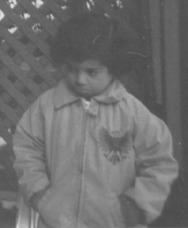
%> input picture Hw2/pout.tif, 188 x 228 px, shrunk from 240 x 291 before the run
$ octave main.m   (GNU Octave 9; MATLAB toolbox functions it lacks are replaced by stand-ins)
%> lines starting %> are read from the running program, lines starting %| are printed output that depends on the picture; pictures that were not available may be replaced by others from this repository, and a replacement may not be noted
### Hw2/hw2_piecewise_linear.m
img = imread('pout.tif');
%> img is the input picture: size 228x188 uint8; min 74, max 224, mean 110.3

result = piecewiseLinearTransform(img,{0,70,180,255},{0,10,240,255});
imwrite(result,'pout_contrast_stretch.tif');

### Hw2/piecewiseLinearTransform.m
function outImg = piecewiseLinearTransform(img,inIs,outIs)
%UNTITLED2 Summary of this function goes here
%   Detailed explanation goes here
outImg = zeros(size(img),'uint8');
rows = size(img,1);
%> rows = 228
cols = size(img,2);
%> cols = 188

for r = 1:rows
    for c = 1:cols
        value = cast(img(r,c),'double');
        if value <= inIs{2}
            value = (value - inIs{1})*(outIs{2} - outIs{1})/(inIs{2}-inIs{1}) + outIs{1};
        elseif value > inIs{2} && value <= inIs{3}
            value = (value - inIs{2}) * (outIs{3} - outIs{2})/(inIs{3}-inIs{2}) + outIs{2};
        elseif value > inIs{3}
            value = (value - inIs{3}) * (outIs{4} - outIs{3})/(inIs{4}-inIs{3}) + outIs{3};
        end
        outImg(r,c) = round(value);
    end
end

end

### Hw2/hw2_histogram_equalize.m
img = imread('tire.tif');
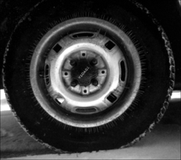
%> input picture Hw2/tire.png, 181 x 160 px, shrunk from 232 x 205 before the run, given in place of tire.tif, which was not available
%> img is the input picture: size 160x181 uint8; min 0, max 255, mean 53.7

result = histogramEqualization(img);

imwrite(result,'tire_histeq.png');

### Hw2/histogramEqualization.m
function outImg = histogramEqualization(img)
%UNTITLED6 Summary of this function goes here
%   Detailed explanation goes here

outImg = zeros(size(img),'uint8');

rows = size(img,1);
%> rows = 160
cols = size(img,2);
%> cols = 181

counts = zeros(1,256,'uint32');

for r = 1:rows
    for c = 1:cols
        counts(img(r,c) + 1) = counts(img(r,c) + 1) + 1;
    end
end
%> after the loop, counts = 256 values, max 1223 at index 3, min 0 at index 256, mean 113.1

probs = zeros(1,256,'double');

for i = 1:256
    probs(i) = cast(counts(i),'double')/(rows * cols);
end
%> after the loop, probs = 256 values, max 0.0422 at index 3, min 0 at index 256, mean 0.00391

iMap = zeros(1,256,'double');

for i = 1:256
    for t = 1:i
        iMap(i) = iMap(i) + probs(t);
    end
end
%> after the loop, iMap = 256 values from 0.0143 to 1

iMap = round(iMap * 255);
%> iMap = 256 values from 4 to 255

for r = 1:rows
    for c = 1:cols
        outImg(r,c) = iMap(img(r,c) + 1);
    end
end
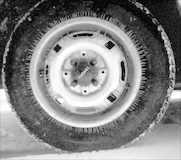
%> outImg: size 160x181 uint8; min 4, max 255, mean 129.4

end

### Hw2/hw2_sharpen.m
img = imread('moon.tif');
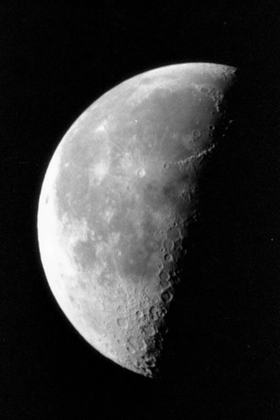
%> input picture Hw2/moon.png, 280 x 420 px, shrunk from 358 x 537 before the run, given in place of moon.tif, which was not available
%> img is the input picture: size 420x280 uint8; min 0, max 255, mean 52.9

sharp = sharpen(img);

imshow(sharp,[0 255]);

### Hw2/sharpen.m
function outImg = sharpen(img)
%UNTITLED8 Summary of this function goes here
%   Detailed explanation goes here

der2w = [0 -1 0; -1 4 -1; 0 -1 0];

lapImg = conv2(img,der2w,'same');

outImg = cast(img,'double') + lapImg;
%> outImg: size 420x280 double

end

### Hw2/hw2_gradient_magnitude.m
img = imread('circuit.tif');
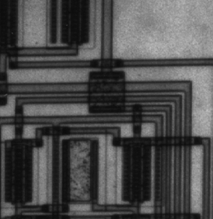
%> input picture Hw2/circuit.png, 213 x 219 px, shrunk from 272 x 280 before the run, given in place of circuit.tif, which was not available
%> img is the input picture: size 219x213 uint8; min 12, max 190, mean 76.3

result = gradientMagnitude(img);

imshow(result,[0 255]);

### Hw2/gradientMagnitude.m
function magImg = gradientMagnitude(img)
%UNTITLED10 Summary of this function goes here
%   Detailed explanation goes here

ddx = [-1 -2 -1; 0 0 0; 1 2 1];
ddy = [-1 0 1; -2 0 2; -1 0 1];

dfdx = conv2(img,ddx,'same');
dfdy = conv2(img,ddy,'same');
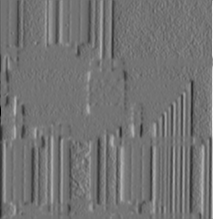
%> dfdy: size 219x213 double; min -533, max 639, mean -1.5; drawn with min black and max white

magImg = sqrt(dfdx.^2 + dfdy.^2);
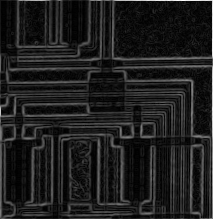
%> magImg: size 219x213 double; min 0, max 674, mean 80.5; drawn with min black and max white
%> `imshow(result,[0 255]);`:
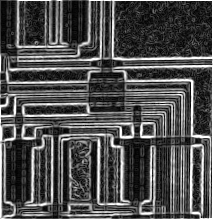
%> displayed picture: size 219x213, on the screen's scale of 0 to 255; min 0, max 255, mean 78.1

end

### Hw2/main.m
display('Problem 1a.i:');
display('First step is to convert the numbers to binary values, then bitwise or the resulting numbers with the corresponding values from the represented bit planes. (i.e. 1,10,100,1000,10000,etc.)');

display('Problem 1a.ii:');
display('0001');
display([0 1 0 0; 0 0 1 1; 1 1 0 0; 1 0 1 0]);
display('0010');
display([0 0 0 1; 1 1 0 0; 0 1 1 0; 1 1 1 1]);
display('0100');
display([0 0 0 1; 0 0 0 0; 0 1 1 0; 0 1 0 0]);
display('1000');
display([0 0 1 0; 0 0 0 0; 0 1 1 1; 0 0 1 1]);

display('Problem 1b:');
display('please see report for the charts');

display('Problem 1c:');
display('From our equation we see that for every value ofrkwe are summing all of the previousvalues  of rk with  the  current  value  of rk,  therefore  we  cannot  ever  be  decreasing  thus satisfying both of the conditions that the function should be increasing.');

display('Problem 1d:');
display('The conditions that are meant to be imposed on f(x, y) and g(x, y) are that the pixel intensity values are to be in the range of 0≤r≤(L−1)');

display('Problem 1e:');
display('I would create an image that is completely zeroed out, with a single 1 in the middle. I would then give the chip a particular filter, and check which orientation the resulting operation would create, if the result is the same orientation as the filter, then the chip would be performing convolution.');

display('Problem 1f.i:');
display([ 16 16 16; 16 16 16; 16 16 16]);

display('Problem 1f.ii:');
display('no');

display('Problem 1g:');
display('the reason is because the kernel for image b has a size that is a power of the sizes of the vertical  bars. as  the  kernel  slides  along  the  bars,  there  is  always  a  constant  number  of bar pixels, which results in that region being a constant intensity, because the operationis using the same number of bar pixels for every coordinate.');

display('Problem 2a:');
hw2_piecewise_linear;

display('Problem 2b:');
hw2_histogram_equalize;

display('Problem 2c:');
hw2_sharpen;

display('Problem 2d:');
hw2_gradient_magnitude;
